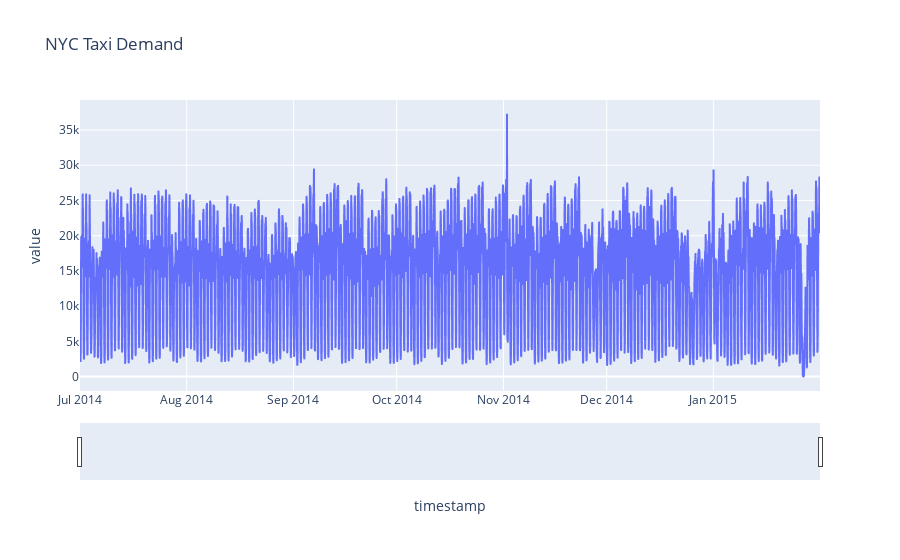

The notebook cell saved with this chart:
### Markdown cell above
0-5 am rides decreasing due to night ,after 5am a decent incresing trend(office hours) ,at 3pm slightly falls then again increase (go back from work) and late night decrease

### Code cell
fig=px.line(df.reset_index(),x='timestamp',y='value',title='NYC Taxi Demand')
fig.update_xaxes(rangeslider_visible=True)  #adding slider to stretch the line chart to see monthly to hourly pattern  
fig.show()

### Figure 1 — Plotly figure (JSON) as saved in the notebook; plotly's stock layout.template omitted (floating-point values rounded to 4 significant figures; data arrays with more than 128 entries replaced by an {"elided": "..."} marker saying what was removed)
{"data": [{"hovertemplate": "timestamp=%{x}<br>value=%{y}<extra></extra>", "legendgroup": "", "line": {"color": "#636efa", "dash": "solid"}, "marker": {"symbol": "circle"}, "mode": "lines", "name": "", "showlegend": false, "type": "scattergl", "x": {"elided": "5160 str values"}, "xaxis": "x", "y": {"elided": "5160 float values"}, "yaxis": "y"}], "layout": {"legend": {"tracegroupgap": 0}, "title": {"text": "NYC Taxi Demand"}, "xaxis": {"anchor": "y", "domain": [0, 1], "rangeslider": {"visible": true}, "title": {"text": "timestamp"}}, "yaxis": {"anchor": "x", "domain": [0, 1], "title": {"text": "value"}}}}
